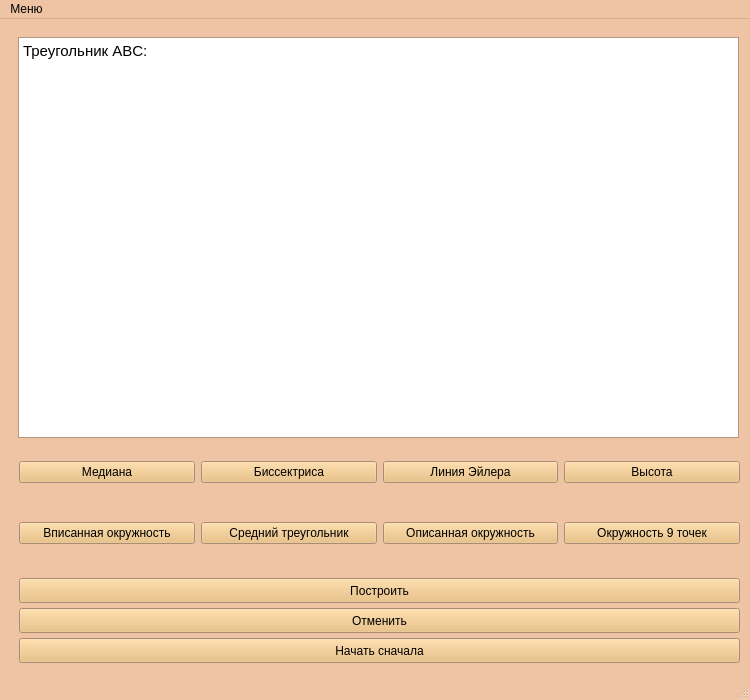
<?xml version="1.0" encoding="UTF-8"?>
<ui version="4.0">
 <class>input_inf</class>
 <widget class="QMainWindow" name="input_inf">
  <property name="geometry">
   <rect>
    <x>0</x>
    <y>0</y>
    <width>750</width>
    <height>700</height>
   </rect>
  </property>
  <property name="sizePolicy">
   <sizepolicy hsizetype="Fixed" vsizetype="Fixed">
    <horstretch>0</horstretch>
    <verstretch>0</verstretch>
   </sizepolicy>
  </property>
  <property name="minimumSize">
   <size>
    <width>750</width>
    <height>700</height>
   </size>
  </property>
  <property name="maximumSize">
   <size>
    <width>750</width>
    <height>700</height>
   </size>
  </property>
  <property name="palette">
   <palette>
    <active>
     <colorrole role="WindowText">
      <brush brushstyle="SolidPattern">
       <color alpha="255">
        <red>0</red>
        <green>0</green>
        <blue>0</blue>
       </color>
      </brush>
     </colorrole>
     <colorrole role="Button">
      <brush brushstyle="SolidPattern">
       <color alpha="255">
        <red>233</red>
        <green>185</green>
        <blue>110</blue>
       </color>
      </brush>
     </colorrole>
     <colorrole role="Light">
      <brush brushstyle="SolidPattern">
       <color alpha="255">
        <red>255</red>
        <green>255</green>
        <blue>255</blue>
       </color>
      </brush>
     </colorrole>
     <colorrole role="Midlight">
      <brush brushstyle="SolidPattern">
       <color alpha="255">
        <red>246</red>
        <green>225</green>
        <blue>209</blue>
       </color>
      </brush>
     </colorrole>
     <colorrole role="Dark">
      <brush brushstyle="SolidPattern">
       <color alpha="255">
        <red>119</red>
        <green>98</green>
        <blue>82</blue>
       </color>
      </brush>
     </colorrole>
     <colorrole role="Mid">
      <brush brushstyle="SolidPattern">
       <color alpha="255">
        <red>159</red>
        <green>131</green>
        <blue>109</blue>
       </color>
      </brush>
     </colorrole>
     <colorrole role="Text">
      <brush brushstyle="SolidPattern">
       <color alpha="255">
        <red>0</red>
        <green>0</green>
        <blue>0</blue>
       </color>
      </brush>
     </colorrole>
     <colorrole role="BrightText">
      <brush brushstyle="SolidPattern">
       <color alpha="255">
        <red>255</red>
        <green>255</green>
        <blue>255</blue>
       </color>
      </brush>
     </colorrole>
     <colorrole role="ButtonText">
      <brush brushstyle="SolidPattern">
       <color alpha="255">
        <red>0</red>
        <green>0</green>
        <blue>0</blue>
       </color>
      </brush>
     </colorrole>
     <colorrole role="Base">
      <brush brushstyle="SolidPattern">
       <color alpha="255">
        <red>255</red>
        <green>255</green>
        <blue>255</blue>
       </color>
      </brush>
     </colorrole>
     <colorrole role="Window">
      <brush brushstyle="SolidPattern">
       <color alpha="255">
        <red>238</red>
        <green>196</green>
        <blue>164</blue>
       </color>
      </brush>
     </colorrole>
     <colorrole role="Shadow">
      <brush brushstyle="SolidPattern">
       <color alpha="255">
        <red>0</red>
        <green>0</green>
        <blue>0</blue>
       </color>
      </brush>
     </colorrole>
     <colorrole role="AlternateBase">
      <brush brushstyle="SolidPattern">
       <color alpha="255">
        <red>246</red>
        <green>225</green>
        <blue>209</blue>
       </color>
      </brush>
     </colorrole>
     <colorrole role="ToolTipBase">
      <brush brushstyle="SolidPattern">
       <color alpha="255">
        <red>255</red>
        <green>255</green>
        <blue>220</blue>
       </color>
      </brush>
     </colorrole>
     <colorrole role="ToolTipText">
      <brush brushstyle="SolidPattern">
       <color alpha="255">
        <red>0</red>
        <green>0</green>
        <blue>0</blue>
       </color>
      </brush>
     </colorrole>
     <colorrole role="PlaceholderText">
      <brush brushstyle="SolidPattern">
       <color alpha="128">
        <red>0</red>
        <green>0</green>
        <blue>0</blue>
       </color>
      </brush>
     </colorrole>
    </active>
    <inactive>
     <colorrole role="WindowText">
      <brush brushstyle="SolidPattern">
       <color alpha="255">
        <red>0</red>
        <green>0</green>
        <blue>0</blue>
       </color>
      </brush>
     </colorrole>
     <colorrole role="Button">
      <brush brushstyle="SolidPattern">
       <color alpha="255">
        <red>233</red>
        <green>185</green>
        <blue>110</blue>
       </color>
      </brush>
     </colorrole>
     <colorrole role="Light">
      <brush brushstyle="SolidPattern">
       <color alpha="255">
        <red>255</red>
        <green>255</green>
        <blue>255</blue>
       </color>
      </brush>
     </colorrole>
     <colorrole role="Midlight">
      <brush brushstyle="SolidPattern">
       <color alpha="255">
        <red>246</red>
        <green>225</green>
        <blue>209</blue>
       </color>
      </brush>
     </colorrole>
     <colorrole role="Dark">
      <brush brushstyle="SolidPattern">
       <color alpha="255">
        <red>119</red>
        <green>98</green>
        <blue>82</blue>
       </color>
      </brush>
     </colorrole>
     <colorrole role="Mid">
      <brush brushstyle="SolidPattern">
       <color alpha="255">
        <red>159</red>
        <green>131</green>
        <blue>109</blue>
       </color>
      </brush>
     </colorrole>
     <colorrole role="Text">
      <brush brushstyle="SolidPattern">
       <color alpha="255">
        <red>0</red>
        <green>0</green>
        <blue>0</blue>
       </color>
      </brush>
     </colorrole>
     <colorrole role="BrightText">
      <brush brushstyle="SolidPattern">
       <color alpha="255">
        <red>255</red>
        <green>255</green>
        <blue>255</blue>
       </color>
      </brush>
     </colorrole>
     <colorrole role="ButtonText">
      <brush brushstyle="SolidPattern">
       <color alpha="255">
        <red>0</red>
        <green>0</green>
        <blue>0</blue>
       </color>
      </brush>
     </colorrole>
     <colorrole role="Base">
      <brush brushstyle="SolidPattern">
       <color alpha="255">
        <red>255</red>
        <green>255</green>
        <blue>255</blue>
       </color>
      </brush>
     </colorrole>
     <colorrole role="Window">
      <brush brushstyle="SolidPattern">
       <color alpha="255">
        <red>238</red>
        <green>196</green>
        <blue>164</blue>
       </color>
      </brush>
     </colorrole>
     <colorrole role="Shadow">
      <brush brushstyle="SolidPattern">
       <color alpha="255">
        <red>0</red>
        <green>0</green>
        <blue>0</blue>
       </color>
      </brush>
     </colorrole>
     <colorrole role="AlternateBase">
      <brush brushstyle="SolidPattern">
       <color alpha="255">
        <red>246</red>
        <green>225</green>
        <blue>209</blue>
       </color>
      </brush>
     </colorrole>
     <colorrole role="ToolTipBase">
      <brush brushstyle="SolidPattern">
       <color alpha="255">
        <red>255</red>
        <green>255</green>
        <blue>220</blue>
       </color>
      </brush>
     </colorrole>
     <colorrole role="ToolTipText">
      <brush brushstyle="SolidPattern">
       <color alpha="255">
        <red>0</red>
        <green>0</green>
        <blue>0</blue>
       </color>
      </brush>
     </colorrole>
     <colorrole role="PlaceholderText">
      <brush brushstyle="SolidPattern">
       <color alpha="128">
        <red>0</red>
        <green>0</green>
        <blue>0</blue>
       </color>
      </brush>
     </colorrole>
    </inactive>
    <disabled>
     <colorrole role="WindowText">
      <brush brushstyle="SolidPattern">
       <color alpha="255">
        <red>119</red>
        <green>98</green>
        <blue>82</blue>
       </color>
      </brush>
     </colorrole>
     <colorrole role="Button">
      <brush brushstyle="SolidPattern">
       <color alpha="255">
        <red>233</red>
        <green>185</green>
        <blue>110</blue>
       </color>
      </brush>
     </colorrole>
     <colorrole role="Light">
      <brush brushstyle="SolidPattern">
       <color alpha="255">
        <red>255</red>
        <green>255</green>
        <blue>255</blue>
       </color>
      </brush>
     </colorrole>
     <colorrole role="Midlight">
      <brush brushstyle="SolidPattern">
       <color alpha="255">
        <red>246</red>
        <green>225</green>
        <blue>209</blue>
       </color>
      </brush>
     </colorrole>
     <colorrole role="Dark">
      <brush brushstyle="SolidPattern">
       <color alpha="255">
        <red>119</red>
        <green>98</green>
        <blue>82</blue>
       </color>
      </brush>
     </colorrole>
     <colorrole role="Mid">
      <brush brushstyle="SolidPattern">
       <color alpha="255">
        <red>159</red>
        <green>131</green>
        <blue>109</blue>
       </color>
      </brush>
     </colorrole>
     <colorrole role="Text">
      <brush brushstyle="SolidPattern">
       <color alpha="255">
        <red>119</red>
        <green>98</green>
        <blue>82</blue>
       </color>
      </brush>
     </colorrole>
     <colorrole role="BrightText">
      <brush brushstyle="SolidPattern">
       <color alpha="255">
        <red>255</red>
        <green>255</green>
        <blue>255</blue>
       </color>
      </brush>
     </colorrole>
     <colorrole role="ButtonText">
      <brush brushstyle="SolidPattern">
       <color alpha="255">
        <red>119</red>
        <green>98</green>
        <blue>82</blue>
       </color>
      </brush>
     </colorrole>
     <colorrole role="Base">
      <brush brushstyle="SolidPattern">
       <color alpha="255">
        <red>238</red>
        <green>196</green>
        <blue>164</blue>
       </color>
      </brush>
     </colorrole>
     <colorrole role="Window">
      <brush brushstyle="SolidPattern">
       <color alpha="255">
        <red>238</red>
        <green>196</green>
        <blue>164</blue>
       </color>
      </brush>
     </colorrole>
     <colorrole role="Shadow">
      <brush brushstyle="SolidPattern">
       <color alpha="255">
        <red>0</red>
        <green>0</green>
        <blue>0</blue>
       </color>
      </brush>
     </colorrole>
     <colorrole role="AlternateBase">
      <brush brushstyle="SolidPattern">
       <color alpha="255">
        <red>238</red>
        <green>196</green>
        <blue>164</blue>
       </color>
      </brush>
     </colorrole>
     <colorrole role="ToolTipBase">
      <brush brushstyle="SolidPattern">
       <color alpha="255">
        <red>255</red>
        <green>255</green>
        <blue>220</blue>
       </color>
      </brush>
     </colorrole>
     <colorrole role="ToolTipText">
      <brush brushstyle="SolidPattern">
       <color alpha="255">
        <red>0</red>
        <green>0</green>
        <blue>0</blue>
       </color>
      </brush>
     </colorrole>
     <colorrole role="PlaceholderText">
      <brush brushstyle="SolidPattern">
       <color alpha="128">
        <red>0</red>
        <green>0</green>
        <blue>0</blue>
       </color>
      </brush>
     </colorrole>
    </disabled>
   </palette>
  </property>
  <property name="windowTitle">
   <string>geometric</string>
  </property>
  <widget class="QWidget" name="centralwidget">
   <layout class="QHBoxLayout" name="horizontalLayout">
    <item>
     <widget class="QWidget" name="construct" native="true">
      <property name="enabled">
       <bool>true</bool>
      </property>
      <widget class="QWidget" name="gridLayoutWidget">
       <property name="geometry">
        <rect>
         <x>10</x>
         <y>400</y>
         <width>721</width>
         <height>151</height>
        </rect>
       </property>
       <layout class="QGridLayout" name="gridLayout">
        <item row="1" column="2">
         <widget class="QPushButton" name="add_medial">
          <property name="text">
           <string>Средний треугольник</string>
          </property>
          <attribute name="buttonGroup">
           <string notr="true">bgf</string>
          </attribute>
         </widget>
        </item>
        <item row="0" column="2">
         <widget class="QPushButton" name="add_bisector">
          <property name="text">
           <string>Биссектриса</string>
          </property>
          <attribute name="buttonGroup">
           <string notr="true">bgf</string>
          </attribute>
         </widget>
        </item>
        <item row="0" column="1">
         <widget class="QPushButton" name="add_median">
          <property name="text">
           <string>Медиана</string>
          </property>
          <attribute name="buttonGroup">
           <string notr="true">bgf</string>
          </attribute>
         </widget>
        </item>
        <item row="0" column="4">
         <widget class="QPushButton" name="add_altitude">
          <property name="text">
           <string>Высота</string>
          </property>
          <property name="checkable">
           <bool>false</bool>
          </property>
          <property name="checked">
           <bool>false</bool>
          </property>
          <property name="autoExclusive">
           <bool>false</bool>
          </property>
          <attribute name="buttonGroup">
           <string notr="true">bgf</string>
          </attribute>
         </widget>
        </item>
        <item row="1" column="1">
         <widget class="QPushButton" name="add_incircle">
          <property name="text">
           <string>Вписанная окружность</string>
          </property>
          <attribute name="buttonGroup">
           <string notr="true">bgf</string>
          </attribute>
         </widget>
        </item>
        <item row="0" column="3">
         <widget class="QPushButton" name="add_eulerline">
          <property name="text">
           <string>Линия Эйлера</string>
          </property>
          <attribute name="buttonGroup">
           <string notr="true">bgf</string>
          </attribute>
         </widget>
        </item>
        <item row="1" column="3">
         <widget class="QPushButton" name="add_circumcircle">
          <property name="text">
           <string>Описанная окружность</string>
          </property>
          <attribute name="buttonGroup">
           <string notr="true">bgf</string>
          </attribute>
         </widget>
        </item>
        <item row="1" column="4">
         <widget class="QPushButton" name="add_ninepointcircle">
          <property name="text">
           <string>Окружность 9 точек</string>
          </property>
          <attribute name="buttonGroup">
           <string notr="true">bgf</string>
          </attribute>
         </widget>
        </item>
       </layout>
      </widget>
      <widget class="QTextEdit" name="textTR">
       <property name="geometry">
        <rect>
         <x>9</x>
         <y>9</y>
         <width>721</width>
         <height>401</height>
        </rect>
       </property>
       <property name="readOnly">
        <bool>true</bool>
       </property>
       <property name="html">
        <string>&lt;!DOCTYPE HTML PUBLIC &quot;-//W3C//DTD HTML 4.0//EN&quot; &quot;http://www.w3.org/TR/REC-html40/strict.dtd&quot;&gt;
&lt;html&gt;&lt;head&gt;&lt;meta name=&quot;qrichtext&quot; content=&quot;1&quot; /&gt;&lt;style type=&quot;text/css&quot;&gt;
p, li { white-space: pre-wrap; }
&lt;/style&gt;&lt;/head&gt;&lt;body style=&quot; font-family:'Ubuntu'; font-size:11pt; font-weight:400; font-style:normal;&quot;&gt;
&lt;p style=&quot; margin-top:0px; margin-bottom:0px; margin-left:0px; margin-right:0px; -qt-block-indent:0; text-indent:0px;&quot;&gt;Треугольник ABC:&lt;/p&gt;
&lt;p style=&quot;-qt-paragraph-type:empty; margin-top:0px; margin-bottom:0px; margin-left:0px; margin-right:0px; -qt-block-indent:0; text-indent:0px;&quot;&gt;&lt;br /&gt;&lt;/p&gt;&lt;/body&gt;&lt;/html&gt;</string>
       </property>
      </widget>
      <widget class="QPushButton" name="start_pb">
       <property name="geometry">
        <rect>
         <x>10</x>
         <y>550</y>
         <width>721</width>
         <height>25</height>
        </rect>
       </property>
       <property name="text">
        <string>Построить</string>
       </property>
      </widget>
      <widget class="QPushButton" name="first_pb">
       <property name="geometry">
        <rect>
         <x>10</x>
         <y>610</y>
         <width>721</width>
         <height>25</height>
        </rect>
       </property>
       <property name="text">
        <string>Начать сначала</string>
       </property>
      </widget>
      <widget class="QPushButton" name="del_pb">
       <property name="geometry">
        <rect>
         <x>10</x>
         <y>580</y>
         <width>721</width>
         <height>25</height>
        </rect>
       </property>
       <property name="text">
        <string>Отменить</string>
       </property>
      </widget>
     </widget>
    </item>
   </layout>
  </widget>
  <widget class="QMenuBar" name="menubar">
   <property name="geometry">
    <rect>
     <x>0</x>
     <y>0</y>
     <width>750</width>
     <height>22</height>
    </rect>
   </property>
   <widget class="QMenu" name="menu1">
    <property name="title">
     <string>Меню</string>
    </property>
    <addaction name="action_construct"/>
    <addaction name="action_library"/>
    <addaction name="action_help"/>
   </widget>
   <addaction name="menu1"/>
  </widget>
  <widget class="QStatusBar" name="statusbar"/>
  <action name="action">
   <property name="text">
    <string>Геометрические доказательства</string>
   </property>
  </action>
  <action name="action_2">
   <property name="text">
    <string/>
   </property>
  </action>
  <action name="action_construct">
   <property name="text">
    <string>Построение двумерного изображения</string>
   </property>
  </action>
  <action name="action_library">
   <property name="text">
    <string>Библиотека</string>
   </property>
  </action>
  <action name="action_addteorem">
   <property name="text">
    <string>Добавить теорему в библиотеку</string>
   </property>
  </action>
  <action name="action_help">
   <property name="text">
    <string>Помощь</string>
   </property>
  </action>
 </widget>
 <resources/>
 <connections/>
 <buttongroups>
  <buttongroup name="bgf"/>
 </buttongroups>
</ui>
